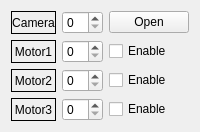
             <widget class="QWidget" name="tab_13">
              <attribute name="title">
               <string>COM Select</string>
              </attribute>
              <layout class="QGridLayout" name="gridLayout_13">
               <item row="0" column="0">
                <widget class="QLabel" name="label_Motor1_2">
                 <property name="acceptDrops">
                  <bool>false</bool>
                 </property>
                 <property name="frameShape">
                  <enum>QFrame::Box</enum>
                 </property>
                 <property name="frameShadow">
                  <enum>QFrame::Plain</enum>
                 </property>
                 <property name="lineWidth">
                  <number>1</number>
                 </property>
                 <property name="text">
                  <string>Camera</string>
                 </property>
                 <property name="alignment">
                  <set>Qt::AlignCenter</set>
                 </property>
                </widget>
               </item>
               <item row="0" column="1">
                <widget class="QSpinBox" name="spinBox_Camera_select"/>
               </item>
               <item row="1" column="0">
                <widget class="QLabel" name="label_Motor1">
                 <property name="acceptDrops">
                  <bool>false</bool>
                 </property>
                 <property name="frameShape">
                  <enum>QFrame::Box</enum>
                 </property>
                 <property name="frameShadow">
                  <enum>QFrame::Plain</enum>
                 </property>
                 <property name="lineWidth">
                  <number>1</number>
                 </property>
                 <property name="text">
                  <string>Motor1</string>
                 </property>
                 <property name="alignment">
                  <set>Qt::AlignCenter</set>
                 </property>
                </widget>
               </item>
               <item row="1" column="1">
                <widget class="QSpinBox" name="spinBox_Motor1_select"/>
               </item>
               <item row="1" column="2">
                <widget class="QCheckBox" name="checkBox_Motor1">
                 <property name="text">
                  <string>Enable</string>
                 </property>
                </widget>
               </item>
               <item row="2" column="0">
                <widget class="QLabel" name="label_Motor2">
                 <property name="acceptDrops">
                  <bool>false</bool>
                 </property>
                 <property name="frameShape">
                  <enum>QFrame::Box</enum>
                 </property>
                 <property name="frameShadow">
                  <enum>QFrame::Plain</enum>
                 </property>
                 <property name="lineWidth">
                  <number>1</number>
                 </property>
                 <property name="text">
                  <string>Motor2</string>
                 </property>
                 <property name="alignment">
                  <set>Qt::AlignCenter</set>
                 </property>
                </widget>
               </item>
               <item row="2" column="1">
                <widget class="QSpinBox" name="spinBox_Motor2_select"/>
               </item>
               <item row="2" column="2">
                <widget class="QCheckBox" name="checkBox_Motor2">
                 <property name="text">
                  <string>Enable</string>
                 </property>
                </widget>
               </item>
               <item row="3" column="0">
                <widget class="QLabel" name="label_Motor3">
                 <property name="acceptDrops">
                  <bool>false</bool>
                 </property>
                 <property name="frameShape">
                  <enum>QFrame::Box</enum>
                 </property>
                 <property name="frameShadow">
                  <enum>QFrame::Plain</enum>
                 </property>
                 <property name="lineWidth">
                  <number>1</number>
                 </property>
                 <property name="text">
                  <string>Motor3</string>
                 </property>
                 <property name="alignment">
                  <set>Qt::AlignCenter</set>
                 </property>
                </widget>
               </item>
               <item row="3" column="1">
                <widget class="QSpinBox" name="spinBox_Motor3_select"/>
               </item>
               <item row="3" column="2">
                <widget class="QCheckBox" name="checkBox_Motor3">
                 <property name="text">
                  <string>Enable</string>
                 </property>
                </widget>
               </item>
               <item row="0" column="2">
                <widget class="QPushButton" name="pushButton_camera">
                 <property name="text">
                  <string>Open</string>
                 </property>
                </widget>
               </item>
              </layout>
             </widget>
